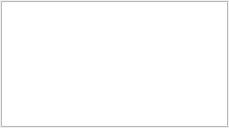
<?xml version="1.0" encoding="UTF-8"?>
<ui version="4.0">
 <class>PatternExplorerPanel</class>
 <widget class="QWidget" name="PatternExplorerPanel">
  <property name="geometry">
   <rect>
    <x>0</x>
    <y>0</y>
    <width>229</width>
    <height>128</height>
   </rect>
  </property>
  <property name="sizePolicy">
   <sizepolicy hsizetype="Ignored" vsizetype="Ignored">
    <horstretch>0</horstretch>
    <verstretch>0</verstretch>
   </sizepolicy>
  </property>
  <property name="windowTitle">
   <string>Pattern Explorer</string>
  </property>
  <layout class="QVBoxLayout">
   <property name="spacing">
    <number>3</number>
   </property>
   <property name="margin">
    <number>1</number>
   </property>
   <item>
    <widget class="QTreeView" name="patternExplorerView">
     <property name="editTriggers">
      <set>QAbstractItemView::NoEditTriggers</set>
     </property>
     <property name="alternatingRowColors">
      <bool>true</bool>
     </property>
     <property name="selectionMode">
      <enum>QAbstractItemView::ExtendedSelection</enum>
     </property>
    </widget>
   </item>
  </layout>
  <action name="ui_filterAction">
   <property name="checkable">
    <bool>true</bool>
   </property>
   <property name="icon">
    <iconset>
     <normaloff>:/filterIcon</normaloff>:/filterIcon</iconset>
   </property>
   <property name="text">
    <string>Filter</string>
   </property>
  </action>
  <action name="ui_geometryAction">
   <property name="checkable">
    <bool>true</bool>
   </property>
   <property name="icon">
    <iconset>
     <normaloff>:/geometryIcon</normaloff>:/geometryIcon</iconset>
   </property>
   <property name="text">
    <string>Geometry</string>
   </property>
   <property name="iconText">
    <string>Geometry</string>
   </property>
   <property name="toolTip">
    <string>Geometry</string>
   </property>
  </action>
  <action name="ui_materialsAction">
   <property name="checkable">
    <bool>true</bool>
   </property>
   <property name="icon">
    <iconset>
     <normaloff>:/materialsIcon</normaloff>:/materialsIcon</iconset>
   </property>
   <property name="text">
    <string>Materials</string>
   </property>
  </action>
  <action name="ui_camerasAction">
   <property name="checkable">
    <bool>true</bool>
   </property>
   <property name="icon">
    <iconset>
     <normaloff>:/cameraIcon</normaloff>:/cameraIcon</iconset>
   </property>
   <property name="text">
    <string>Cameras</string>
   </property>
  </action>
  <action name="ui_lightsAction">
   <property name="checkable">
    <bool>true</bool>
   </property>
   <property name="icon">
    <iconset>
     <normaloff>:/lightsIcon</normaloff>:/lightsIcon</iconset>
   </property>
   <property name="text">
    <string>Lights</string>
   </property>
  </action>
  <action name="ui_imagesAction">
   <property name="checkable">
    <bool>true</bool>
   </property>
   <property name="icon">
    <iconset>
     <normaloff>:/imagesIcon</normaloff>:/imagesIcon</iconset>
   </property>
   <property name="text">
    <string>Images</string>
   </property>
   <property name="iconText">
    <string>Images</string>
   </property>
   <property name="toolTip">
    <string>Images</string>
   </property>
  </action>
  <action name="ui_resetFilterAction">
   <property name="enabled">
    <bool>false</bool>
   </property>
   <property name="icon">
    <iconset>
     <normaloff>:/resetFilterIcon</normaloff>:/resetFilterIcon</iconset>
   </property>
   <property name="text">
    <string>Reset Filter</string>
   </property>
  </action>
 </widget>
 <resources>
  <include location="../main.qrc"/>
 </resources>
 <connections/>
</ui>
